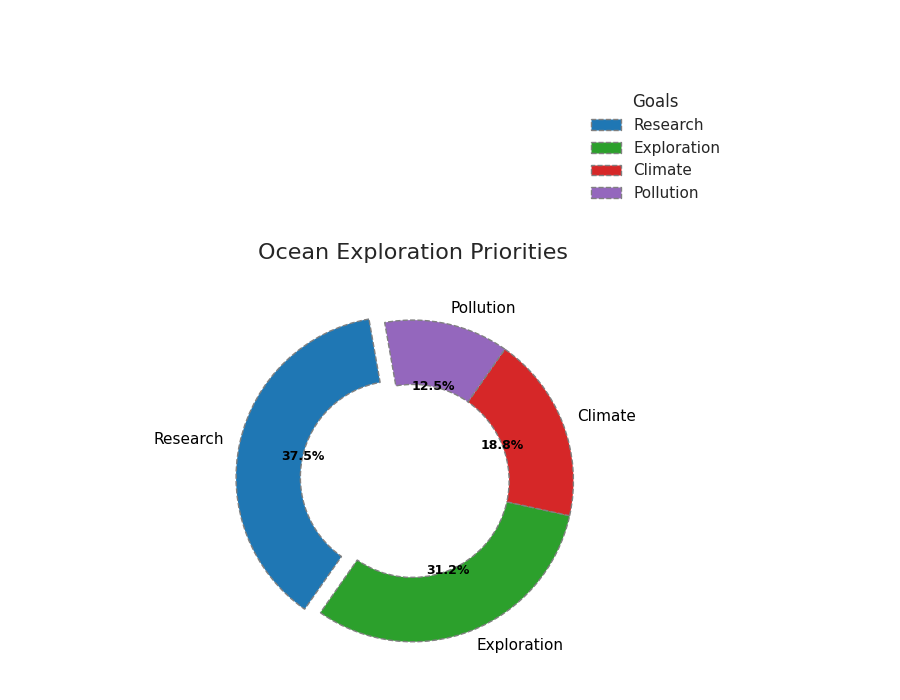

Recreate this plot in Python.
import matplotlib.pyplot as plt

objectives = ['Research', 'Exploration', 'Climate', 'Pollution']
proportions = [30, 25, 15, 10]
new_colors = ['#1f77b4', '#2ca02c', '#d62728', '#9467bd']
explode = (0.1, 0, 0, 0)

fig, ax = plt.subplots(figsize=(9, 7))

wedges, texts, autotexts = ax.pie(
    proportions, 
    labels=objectives,
    autopct='%1.1f%%', 
    startangle=100, 
    colors=new_colors, 
    explode=explode,
    shadow=False,
    textprops=dict(color="black"),
    wedgeprops=dict(width=0.4, edgecolor='gray', linestyle='--', linewidth=1),
)

plt.title("Ocean Exploration Priorities", fontsize=16, fontweight='normal', pad=15)
plt.setp(autotexts, size=9, weight="heavy")

ax.legend(wedges, objectives, title="Goals", loc="upper right", bbox_to_anchor=(1, 1, 0.3, 0.5), frameon=False)
fig.tight_layout()

plt.show()
